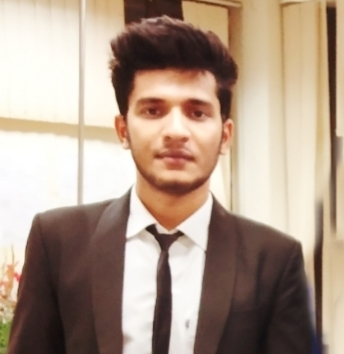
#> input picture Deep learning nd/2 Convolution Neural Network/1 Convolution Neural Network/image/sarim.jpg, 344 x 354 px, found by its file name
$ jupyter execute '3 Finding Edges and Custom Kernels.ipynb'   (shell and % lines are left out)
#> lines starting #> are read from the running program, lines starting #| are printed output that depends on the picture
# Creating a Filter, Edge Detection

### Import resources and display image

[cell 1]
import matplotlib.pyplot as plt
import matplotlib.image as mpimg

import cv2
import numpy as np


# Read in the image
image = mpimg.imread('images/sarim.jpg')
#> image is the input picture: shape (354, 344, 3); mean R, G, B 174.5, 153.8, 137.5

plt.imshow(image)

### Convert the image to grayscale

[cell 2]
# Convert to grayscale for filtering
gray = cv2.cvtColor(image, cv2.COLOR_RGB2GRAY)
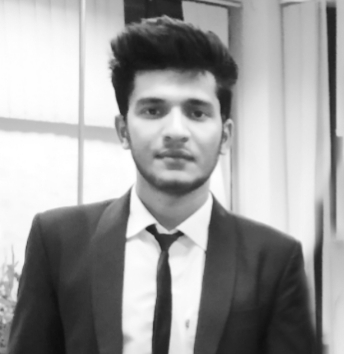
#> gray: shape (354, 344); min 13, max 255, mean 158.2

plt.imshow(gray, cmap='gray')

### TODO: Create a custom kernel

Below, you've been given one common type of edge detection filter: a Sobel operator.

The Sobel filter is very commonly used in edge detection and in finding patterns in intensity in an image. Applying a Sobel filter to an image is a way of **taking (an approximation) of the derivative of the image** in the x or y direction, separately. The operators look as follows.

**It's up to you to create a Sobel x operator and apply it to the given image.**

For a challenge, see if you can put the image through a series of filters: first one that blurs the image (takes an average of pixels), and then one that detects the edges.

[cell 3]
centred = np.array([[-1,-1,-1],
                   [-1,8,-1],
                   [-1,-1,-1]])
filtered_centred = cv2.filter2D(gray,-1,centred)
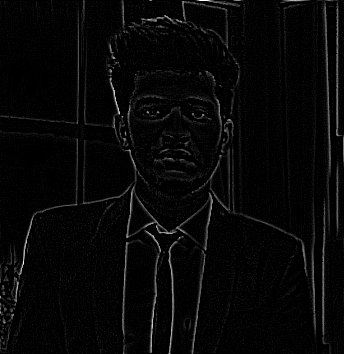
#> filtered_centred: shape (354, 344); min 0, max 255, mean 6.9
plt.imshow(filtered_centred, cmap="gray")

[cell 4]
centred = np.array([[ -1, 0, 1],
                   [ -2, 0, 2],
                   [ -1, 0, 1]])
filtered_centred = cv2.filter2D(gray,-1,centred)
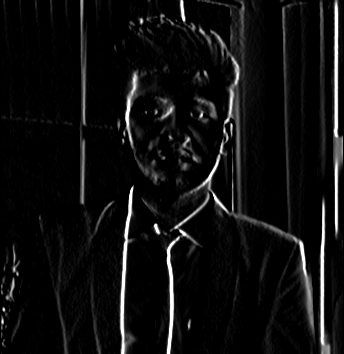
#> filtered_centred: shape (354, 344); min 0, max 255, mean 14.9
plt.imshow(filtered_centred, cmap="gray")

[cell 5]
# Create a custom kernel

# 3x3 array for edge detection
sobel_y = np.array([[ -1, -2, -1],
                   [ 0, 0, 0],
                   [ 1, 2, 1]])

## TODO: Create and apply a Sobel x operator


# Filter the image using filter2D, which has inputs: (grayscale image, bit-depth, kernel)
filtered_image = cv2.filter2D(gray, -1, sobel_y)
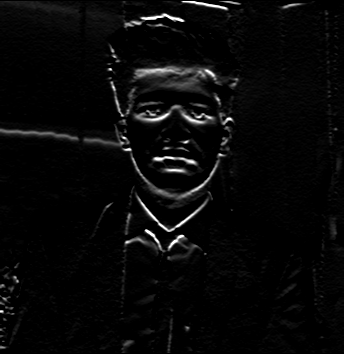
#> filtered_image: shape (354, 344); min 0, max 255, mean 8.3

plt.imshow(filtered_image, cmap='gray')
